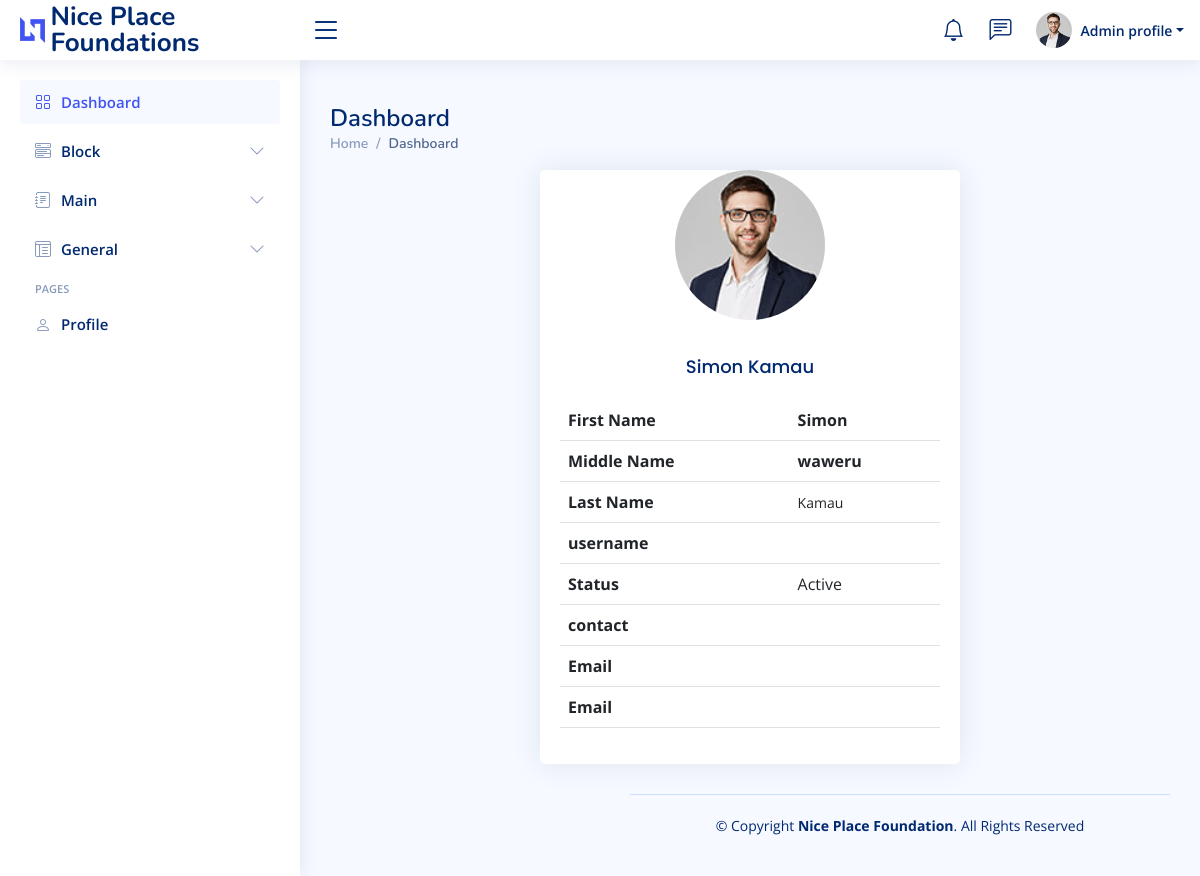
The page /home/staff_detail/1/ on the database its author committed.
### app/models.py (models this page shows)
class Staff(models.Model):
    first_name = models.CharField(max_length=200)
    middle_name = models.CharField(max_length=200)
    last_name = models.CharField(max_length=200)
    role = models.CharField(max_length=200)
    status = models.BooleanField(default=True)
    start_date = models.DateTimeField(auto_now_add=True, blank=True, null=True)
    end_date = models.DateTimeField(blank=True, null=True)

### app/staff_views.py (the view)
# urls.py: path('staff_detail/<int:pk>/', staff_views.staff_detail, name='staff_detail'),
def staff_detail(request, pk):
    staff = get_object_or_404(Staff, pk=pk)
    context = {
        'staff' : staff
    }
    return render(request, 'Dashboard/staff_detail.html', context)

### app/templates/Dashboard/staff_detail.html
{% extends "Dashboard/base.html" %}
{% load static %}
{% block content %}
 <div class="container ">
  <div class="col">
    <div class="col-md-6 offset-md-3">
      <div class="card">
        <div class="card-body">
          <div class="text-center">
            <img src="{% static 'img/profile-img.jpg'   %}" class="img-fluid rounded-circle" alt="Profile Image" style="width: 150px; height: 150px;">
          </div>
         <div>
          <h3 class="card-title text-center mt-3">{{ staff.first_name }} {{ staff.last_name }}</h3>
          <table class="table">
            <tbody>
              <tr>
                <th>First Name</th>
                <td><b>{{ staff.first_name }}</b></td>
              </tr>
              <tr>
                <th>Middle Name</th>
                <td><b>{{ staff.middle_name }}</b></td>
              </tr>
              <tr>
                <th>Last Name</th>
                <td><small>{{ staff.last_name }}</small></td>
              </tr>
              <tr>
                <th>username</th>
                <td><b>{{ staff.username }}</b></td>
              </tr>
              <tr>
                <th>Status</th>
                <td>Active</td>
              </tr>
              <tr>
                <th>contact</th>
                <td>{{ staff.contact }}</td>
              </tr>
              <tr>
                <th>Email</th>
                <td>{{ staff.Email }}</td>
              </tr>
              <tr>
                <th>Email</th>
                <td>{{ staff.registration_date }}</td>
              </tr>
            </tbody>
          </table>
         </div>
        </div>
      </div>
    </div>
  </div>
</div>
{% endblock content %}

### static/css/style.css (style rules this page uses)
:root { scroll-behavior: smooth; }
body { font-family: "Open Sans", sans-serif; background: #f6f9ff; color: #444444; }
h1, h2, h3, h4, h5, h6 { font-family: "Nunito", sans-serif; }
.card { margin-bottom: 30px; border: none; border-radius: 5px; box-shadow: 0px 0 30px rgba(1, 41, 112, 0.1); }
.card-title { padding: 20px 0 15px 0; font-size: 18px; font-weight: 500; color: #012970; font-family: "Poppins", sans-serif; }
.card-body { padding: 0 20px 20px 20px; }

### rows shown on the page
Staff: first_name "Simon", last_name "Kamau", middle_name "waweru"
